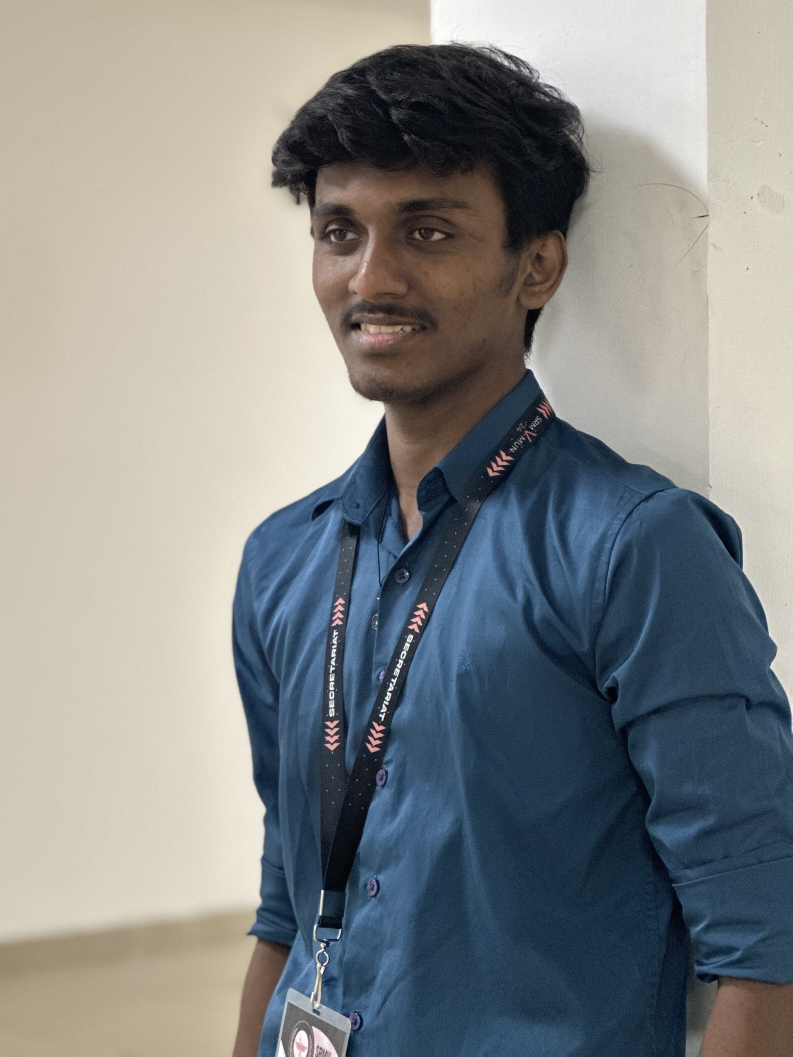
#> input picture IMG_2290.jpeg, 2377 x 3169 px (shown at 1/3 size)
$ python generate_animated_banner.py
#> lines starting #> are read from the running program, lines starting #| are printed output that depends on the picture; after the words box and inside, x2 and y2 are one past the last pixel; in counts of white or black regions, pixels touching at a corner belong together
import sys
import random
from PIL import Image, ImageEnhance, ImageFilter, ImageOps, ImageDraw, ImageFont
import numpy as np
from scipy.optimize import linear_sum_assignment
from scipy.spatial.distance import cdist

def generate_animated_svg(image_path, output_path):
#> called with image_path = 'IMG_2290.jpeg', output_path = 'dithered-animated.svg'
    print("Loading and processing image...")
    img = Image.open(image_path).convert('RGB')
#> img is the input picture: PIL image 2377x3169 RGB; mean R, G, B 132.4, 135.5, 135
    w, h = img.size
#> w = 2377; h = 3169
    target_ratio = 300 / 340
    if w / h > target_ratio:
        new_w = int(h * target_ratio)
        left = (w - new_w) // 2
        img = img.crop((left, 0, left + new_w, h))
    else:
        new_h = int(w / target_ratio)
#> new_h = 2693
        img = img.crop((0, 0, w, new_h))
#> img: PIL image 2377x2693 RGB

    img = img.resize((300, 340), Image.Resampling.LANCZOS)
#> img: PIL image 300x340 RGB

    mask = Image.new('L', (300, 340), 255)
#> mask: PIL image 300x340 L; every value is 255
    for y in range(340):
        for x in range(300):
            dx, dy = x - 150, y - 170
            d = (dx*dx/(150*150) + dy*dy/(170*170))**0.5
            if d > 0.8:
                mask.putpixel((x,y), int(max(0, 255 - (d-0.8)*500)))
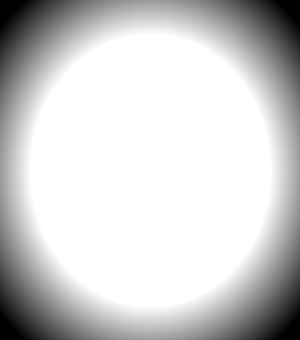
#> mask: PIL image 300x340 L; min 0, max 255, mean 205.3

    img = ImageOps.autocontrast(img, cutoff=1)
    img = img.filter(ImageFilter.UnsharpMask(radius=3, percent=140))
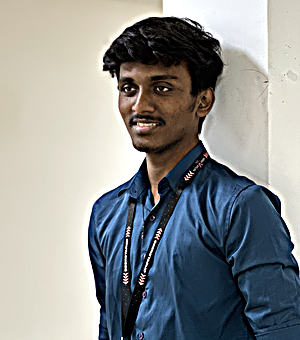
#> img: PIL image 300x340 RGB; mean R, G, B 142.8, 145.8, 145.2
    img = ImageEnhance.Contrast(img).enhance(1.3)
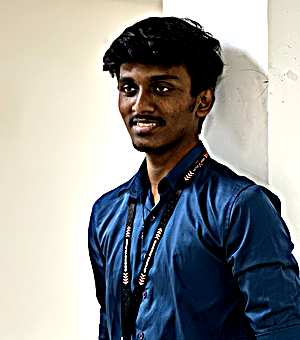
#> img: PIL image 300x340 RGB; mean R, G, B 144.7, 147.2, 146.5

    gray = img.convert('L')
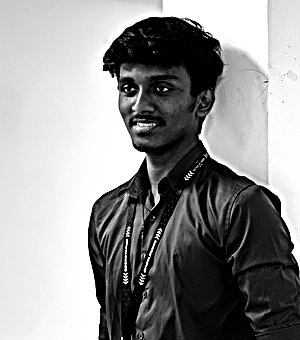
#> gray: PIL image 300x340 L; min 0, max 255, mean 146.4
    gray = Image.composite(gray, Image.new('L', gray.size, 0), mask)
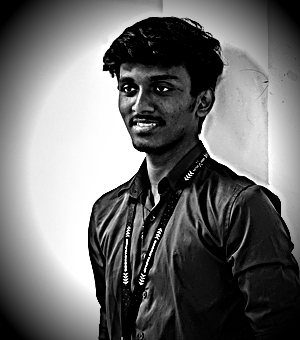
#> gray: PIL image 300x340 L; min 0, max 255, mean 111.2
    dithered = np.array(gray.convert('1'))
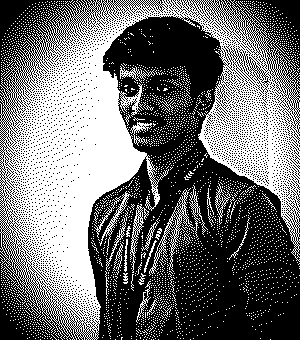
#> dithered: shape (340, 300) bool; 43.6% white; 2907 white regions (2876 under 20 px), largest, box (x1, y1, x2, y2) and area: (0, 0, 300, 340) 37557, (149, 189, 195, 276) 557, (130, 204, 149, 273) 265

    # Collect all bright pixels
    portrait_pts = []
    for y in range(340):
        for x in range(300):
            if dithered[y, x]:
                portrait_pts.append((x, y))

    print(f"Total portrait dots: {len(portrait_pts)}")

    num_travellers = min(900, len(portrait_pts))
    random.shuffle(portrait_pts)
    traveller_starts = portrait_pts[:num_travellers]
    static_pts = portrait_pts[num_travellers:]

    # Generate < > symbol points
    print("Generating symbol points...")
    symbol_img = Image.new('1', (300, 340), 0)
#> symbol_img: PIL image 300x340 1; every value is 0
    draw = ImageDraw.Draw(symbol_img)
    try:
        font = ImageFont.truetype("arial.ttf", 180)
    except:
        font = ImageFont.load_default()

    # Draw roughly manually if font fails
    # Let's just draw lines for < >
    draw.line([(100, 100), (30, 170), (100, 240)], fill=1, width=10)
    draw.line([(200, 100), (270, 170), (200, 240)], fill=1, width=10)

    symbol_pts = []
    sym_arr = np.array(symbol_img)
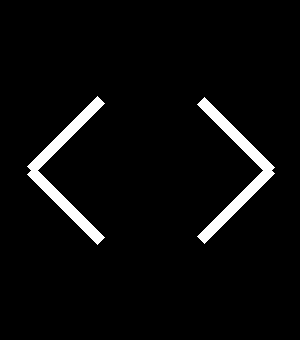
#> sym_arr: shape (340, 300) bool; 4.1% white; 2 white regions, box (x1, y1, x2, y2) and area: (27, 96, 105, 245) 2091, (197, 97, 275, 244) 2075
    for y in range(340):
        for x in range(300):
            if sym_arr[y, x]:
                symbol_pts.append((x, y))

    # Sample exactly num_travellers points from symbol_pts
    if len(symbol_pts) >= num_travellers:
        traveller_ends = random.sample(symbol_pts, num_travellers)
    else:
        # duplicate if necessary
        traveller_ends = symbol_pts * (num_travellers // len(symbol_pts) + 1)
        traveller_ends = traveller_ends[:num_travellers]

    print("Running optimal transport...")
    start_arr = np.array(traveller_starts)
    end_arr = np.array(traveller_ends)
    dist_matrix = cdist(start_arr, end_arr)
    row_ind, col_ind = linear_sum_assignment(dist_matrix)

    traveller_ends_ordered = end_arr[col_ind]

    print("Building SVG...")
    # Animation timeline: 10s loop
    # 0s - 3s: Portrait visible
    # 3s - 4s: Morph to symbol
    # 4s - 6s: Symbol visible
    # 6s - 7s: Morph back
    # 7s - 10s: Portrait visible
    kt = "0; 0.3; 0.4; 0.6; 0.7; 1"

    svg = ['<svg xmlns="http://www.w3.org/2000/svg" viewBox="0 0 300 340" width="100%" height="100%">']
    svg.append('<rect width="100%" height="100%" fill="#000000"/>')

    # 1. Static layers (grouped for performance)
    num_groups = 50
    static_groups = [[] for _ in range(num_groups)]
    for i, pt in enumerate(static_pts):
        static_groups[i % num_groups].append(f"M{pt[0]},{pt[1]}h1")

    for i, g in enumerate(static_groups):
        path_str = " ".join(g)
        dx = random.randint(-20, 20)
        dy = random.randint(-20, 20)
        # Fade out and translate during morph
        svg.append(f'<path d="{path_str}" stroke="#ff0000" stroke-width="1.5" shape-rendering="crispEdges">')
        svg.append(f'  <animate attributeName="opacity" values="1; 1; 0; 0; 1; 1" keyTimes="{kt}" dur="10s" repeatCount="indefinite" />')
        svg.append(f'  <animateTransform attributeName="transform" type="translate" values="0,0; 0,0; {dx},{dy}; {dx},{dy}; 0,0; 0,0" keyTimes="{kt}" dur="10s" repeatCount="indefinite" />')
        svg.append('</path>')

    # 2. Travellers
    for i in range(num_travellers):
        sx, sy = traveller_starts[i]
        ex, ey = traveller_ends_ordered[i]
        svg.append(f'<rect width="1.5" height="1.5" fill="#ffffff">')
        svg.append(f'  <animate attributeName="x" values="{sx}; {sx}; {ex}; {ex}; {sx}; {sx}" keyTimes="{kt}" dur="10s" repeatCount="indefinite" />')
        svg.append(f'  <animate attributeName="y" values="{sy}; {sy}; {ey}; {ey}; {sy}; {sy}" keyTimes="{kt}" dur="10s" repeatCount="indefinite" />')
        # Travelers start red (matching portrait) and turn white (for the code symbol)
        svg.append(f'  <animate attributeName="fill" values="#ff0000; #ff0000; #ffffff; #ffffff; #ff0000; #ff0000" keyTimes="{kt}" dur="10s" repeatCount="indefinite" />')
        svg.append('</rect>')

    svg.append('</svg>')

    with open(output_path, 'w') as f:
        f.write("\\n".join(svg))
    print(f"Saved {output_path}")

generate_animated_svg('IMG_2290.jpeg', 'dithered-animated.svg')
